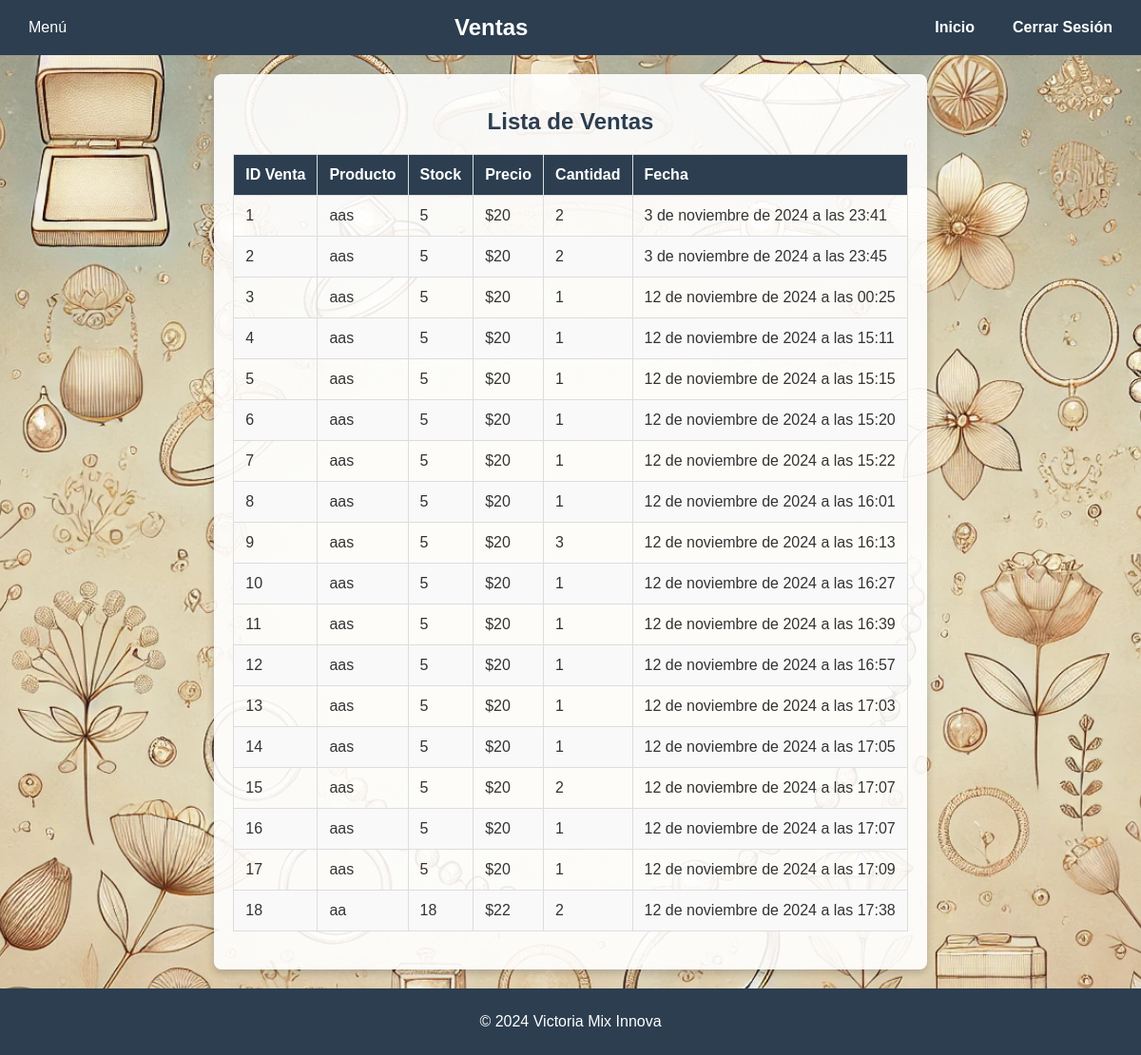
Page /ventas/lista_ventas/ (signed in) on the committed database.
### ventas/models.py (models this page shows, shortened)
class Venta(models.Model):
    producto = models.ForeignKey(Producto, on_delete=models.CASCADE)
    cantidad = models.PositiveIntegerField()
    precio_total = models.DecimalField(max_digits=10, decimal_places=2)
    fecha = models.DateTimeField(auto_now_add=True)
    descripcion = models.CharField(max_length=255, blank=True, null=True)  # Descripción opcional de la venta

### inventario/models.py (models this page shows, shortened)
class Producto(models.Model):
    nombre = models.CharField(max_length=100, verbose_name="Nombre del Producto")
    descripcion = models.TextField(blank=True, null=True, verbose_name="Descripción")
    precio = models.DecimalField(max_digits=10, decimal_places=2, verbose_name="Precio")
    stock = models.PositiveIntegerField(verbose_name="Cantidad en Stock")
    stock_minimo = models.PositiveIntegerField(verbose_name="Stock Mínimo", default=10)  # Campo para el stock mínimo
    imagen = models.ImageField(upload_to='productos/', blank=True, null=True, verbose_name="Imagen del Producto")
    class Meta:
        verbose_name = "Producto"
        verbose_name_plural = "Productos"
        ordering = ['nombre']

### ventas/views.py (the view)
# urls.py: path('lista_ventas/', lista_ventas, name='lista_ventas'),      # URL para la lista de ventas exclusiva para el jefe
@login_required
@user_passes_test(es_jefe)  # Restringe el acceso a usuarios con permisos de jefe
def lista_ventas(request):
    ventas = Venta.objects.all()
    return render(request, 'ventas/lista_ventas.html', {'ventas': ventas})

### ventas/views.py (called while the page is built)
def es_jefe(user):
    return user.is_authenticated and (user.is_superuser or getattr(user, 'userprofile', None) and user.userprofile.user_type == 'jefe')

### ventas/templates/ventas/lista_ventas.html (shortened to what this page needs)
{% extends 'base.html' %}
{% block navbar_title %}Ventas{% endblock %}
{% load static %}
{% block extra_css %}
    <link rel="stylesheet" href="{% static 'css/lista_productos.css' %}">
{% endblock %}
{% block content %}
<div class="container">
    <h1 class="title">Lista de Ventas</h1>
    {% if ventas %}
        <table>
            <thead>
                <tr>
                    <th>ID Venta</th>
                    <th>Producto</th>
                    <th>Stock</th>
                    <th>Precio</th>
                    <th>Cantidad</th>
                    <th>Fecha</th>
                </tr>
            </thead>
            <tbody>
                {% for venta in ventas %}
                    <tr>
                        <td>{{ venta.id }}</td>
                        <td>{{ venta.producto.nombre }}</td>
                        <td>{{ venta.producto.stock }}</td>
                        <td>${{ venta.producto.precio|floatformat:0 }}</td>
                        <td>{{ venta.cantidad }}</td>
                        <td>{{ venta.fecha }}</td>
                    </tr>
                {% endfor %}
            </tbody>
        </table>
    {% else %}
        <p>No hay ventas registradas.</p>
    {% endif %}
</div>
{% endblock %}

### templates/base.html (shortened to what this page needs)
{% load static %}
<!DOCTYPE html>
<html lang="es">
<head>
    <link rel="stylesheet" href="{% static 'css/styles.css' %}">
    {% block extra_css %}{% endblock %}
</head>
<body>
    <header>
        <div class="navbar">
            {% if user.is_authenticated %}
                <div class="navbar-left">
                    <div class="dropdown">
                        <button class="dropbtn">Menú</button>
                    </div>
                </div>
                <h1 class="navbar-title">{% block navbar_title %}Bienvenido a Victoria Mix Innova{% endblock %}</h1>
                <div class="navbar-right">
                    {% if user.is_superuser or user.userprofile.user_type == 'jefe' %}
                        <a href="{% url 'boss_panel' %}">Inicio</a>
                    {% else %}
                        <a href="{% url 'employee_panel' %}">Inicio</a>
                    {% endif %}
                    <a href="{% url 'logout' %}">Cerrar Sesión</a>
                </div>
            {% else %}
                <h1 class="navbar-title text-center">Bienvenido a Victoria Mix Innova</h1>
            {% endif %}
        </div>
    </header>
    <main>
        {% block content %}{% endblock %}
    </main>
    <footer>
        <p>&copy; 2024 Victoria Mix Innova</p>
    </footer>
</body>
</html>

### static/css/styles.css (style rules this page uses)
.navbar { display: flex; justify-content: space-between; align-items: center; background-color: #2c3e50; padding: 10px 20px; }
.navbar-title { color: white; font-size: 24px; text-align: center; flex-grow: 1; margin: 0; }
.navbar-left, .navbar-right { display: flex; align-items: center; }
.navbar-right a { color: white; text-decoration: none; margin-left: 20px; font-weight: bold; }
.dropdown { position: relative; display: inline-block; }
.dropbtn { background-color: #3a4b61; color: white; padding: 10px 20px; font-size: 16px; border: none; cursor: pointer; border-radius: 4px; }
main { display: flex; justify-content: center; align-items: center; height: calc(100vh - 160px); padding: 20px; }
footer { background-color: #2c3e50; color: white; text-align: center; padding: 10px 0; position: relative; bottom: 0; width: 100%; }

### static/css/lista_productos.css (style rules this page uses)
.container { max-width: 800px; margin: auto; padding: 20px; background-color: rgba(255, 255, 255, 0.9); border-radius: 8px; box-shadow: 0 4px 8px rgba(0, 0, 0, 0.2); }
.title { text-align: center; font-size: 24px; margin-bottom: 20px; color: #2c3e50; }
table { width: 100%; border-collapse: collapse; margin-bottom: 20px; }
table, th, td { border: 1px solid #ddd; }
th, td { padding: 12px; text-align: left; font-size: 16px; }
th { background-color: #2c3e50; color: white; }
td { color: #333; }
tbody tr:nth-child(even) { background-color: #f9f9f9; }

### rows in the picture
Venta: id "1", producto.nombre "aas", producto.stock "5", producto.precio "20", cantidad "2", fecha "3 de noviembre de 2024 a las 23:41"
Venta: id "2", producto.nombre "aas", producto.stock "5", producto.precio "20", cantidad "2", fecha "3 de noviembre de 2024 a las 23:45"
Venta: id "3", producto.nombre "aas", producto.stock "5", producto.precio "20", cantidad "1", fecha "12 de noviembre de 2024 a las 00:25"
Venta: id "4", producto.nombre "aas", producto.stock "5", producto.precio "20", cantidad "1", fecha "12 de noviembre de 2024 a las 15:11"
Venta: id "5", producto.nombre "aas", producto.stock "5", producto.precio "20", cantidad "1", fecha "12 de noviembre de 2024 a las 15:15"
Venta: id "6", producto.nombre "aas", producto.stock "5", producto.precio "20", cantidad "1", fecha "12 de noviembre de 2024 a las 15:20"
Venta: id "7", producto.nombre "aas", producto.stock "5", producto.precio "20", cantidad "1", fecha "12 de noviembre de 2024 a las 15:22"
Venta: id "8", producto.nombre "aas", producto.stock "5", producto.precio "20", cantidad "1", fecha "12 de noviembre de 2024 a las 16:01"
Venta: id "9", producto.nombre "aas", producto.stock "5", producto.precio "20", cantidad "3", fecha "12 de noviembre de 2024 a las 16:13"
Venta: id "10", producto.nombre "aas", producto.stock "5", producto.precio "20", cantidad "1", fecha "12 de noviembre de 2024 a las 16:27"
Venta: id "11", producto.nombre "aas", producto.stock "5", producto.precio "20", cantidad "1", fecha "12 de noviembre de 2024 a las 16:39"
Venta: id "12", producto.nombre "aas", producto.stock "5", producto.precio "20", cantidad "1", fecha "12 de noviembre de 2024 a las 16:57"
Venta: id "13", producto.nombre "aas", producto.stock "5", producto.precio "20", cantidad "1", fecha "12 de noviembre de 2024 a las 17:03"
Venta: id "14", producto.nombre "aas", producto.stock "5", producto.precio "20", cantidad "1", fecha "12 de noviembre de 2024 a las 17:05"
Venta: id "15", producto.nombre "aas", producto.stock "5", producto.precio "20", cantidad "2", fecha "12 de noviembre de 2024 a las 17:07"
Venta: id "16", producto.nombre "aas", producto.stock "5", producto.precio "20", cantidad "1", fecha "12 de noviembre de 2024 a las 17:07"
Venta: id "17", producto.nombre "aas", producto.stock "5", producto.precio "20", cantidad "1", fecha "12 de noviembre de 2024 a las 17:09"
Venta: id "18", producto.nombre "aa", producto.stock "18", producto.precio "22", cantidad "2", fecha "12 de noviembre de 2024 a las 17:38"
